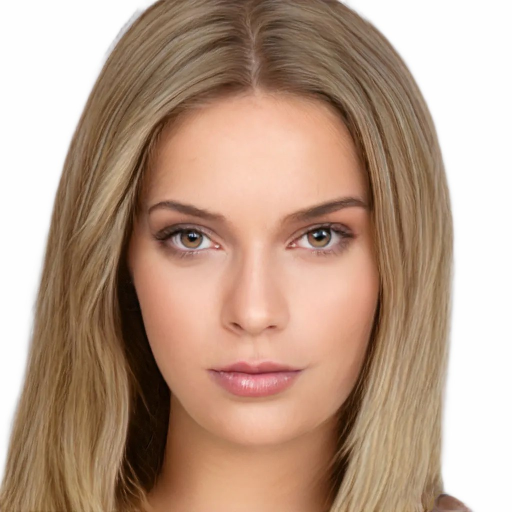
#> input picture COET/Py_guangdian/homework/C7/111.jpg, 1024 x 1024 px (shown at 1/2 size)
$ python 3.py
#> lines starting #> are read from the running program, lines starting #| are printed output that depends on the picture
from PIL import Image

CHARS = " 　的一是了不在有我他她它们这那你们是个好一个人们和为上来去对说而也就要"

def image_to_ascii(input_image_path, output_text_path, width=100):

#> called with input_image_path = '111.jpg', output_text_path = 'output.txt', width = 100
    img = Image.open(input_image_path)
#> img is the input picture: PIL image 1024x1024 RGB; mean R, G, B 185.4, 156.6, 137.1
    img = img.convert("L")
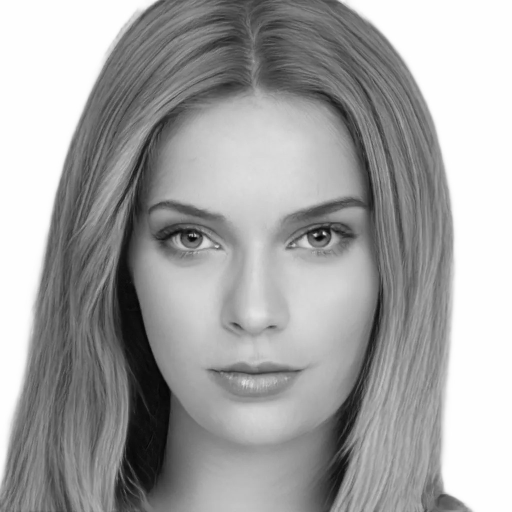
#> img: PIL image 1024x1024 L (shown at 1/2 size); min 2, max 255, mean 163

    # 计算图像的高度
    aspect_ratio = img.height / img.width
#> aspect_ratio = 1
    height = int(aspect_ratio * width * 0.5)
#> height = 50

    img = img.resize((width, height))
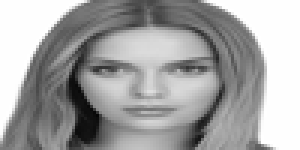
#> img: PIL image 100x50 L (shown 3 times larger); min 5, max 255, mean 163

    pixels = img.getdata()

    ascii_str = ""
    num_chars = len(CHARS)

    for pixel in pixels:

        char_index = min(pixel * num_chars // 256, num_chars - 1)
        ascii_str += CHARS[char_index]
#> this loop made 5000 passes
#> (pixel, char_index, ascii_str) on passes 1 to 3: (254, 35, '要'), (254, 35, '要要'), (254, 35, '要要要')

    ascii_str_len = len(ascii_str)
#> ascii_str_len = 5000
    ascii_image = "\n".join(ascii_str[i:i + width] for i in range(0, ascii_str_len, width))

    with open(output_text_path, "w", encoding="utf-8") as f:
        f.write(ascii_image)

image_to_ascii('111.jpg', 'output.txt')
